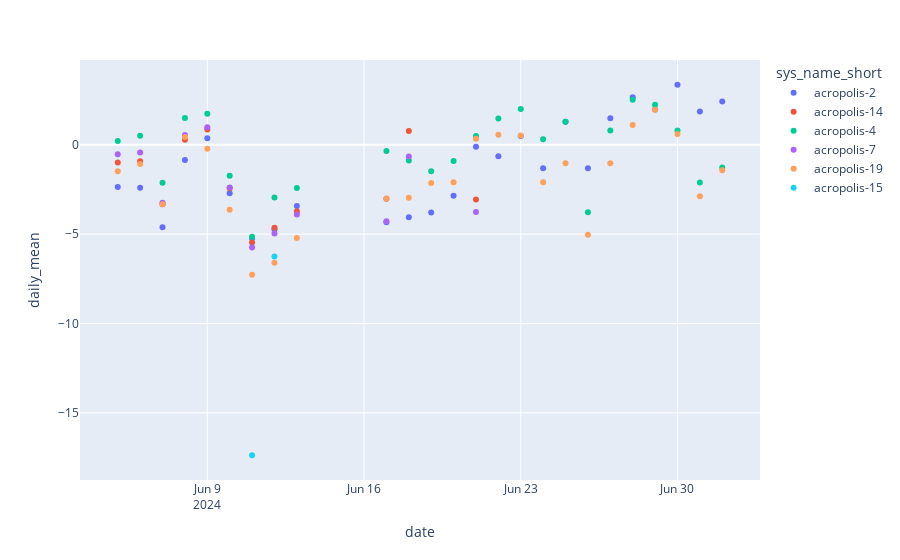
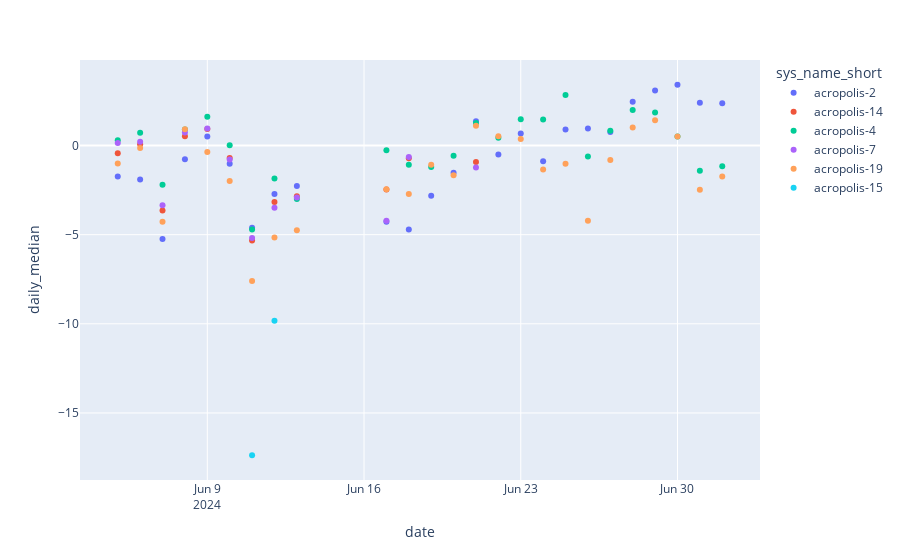

Notebook cell for these charts, in order:
### Code cell
# plot daily mean per station

df_plot = df_sbs.sort("creation_timestamp") \
    .group_by([pl.col("date"), pl.col("sys_name_short")]) \
    .agg([
        (pl.col("diff").mean()).alias("daily_mean"),
        (pl.col("diff").median()).alias("daily_median")
        ]) 
    
fig = px.scatter(df_plot, x="date", y="daily_mean", color = "sys_name_short")
fig.show()
fig = px.scatter(df_plot, x="date", y="daily_median", color = "sys_name_short")
fig.show()

### Figure 1 — Plotly figure (JSON) as saved in the notebook; plotly's stock layout.template omitted (floating-point values rounded to 4 significant figures)
{"data": [{"hovertemplate": "sys_name_short=acropolis-2<br>date=%{x}<br>daily_mean=%{y}<extra></extra>", "legendgroup": "acropolis-2", "marker": {"color": "#636efa", "symbol": "circle"}, "mode": "markers", "name": "acropolis-2", "orientation": "v", "showlegend": true, "type": "scatter", "x": ["2024-06-05T00:00:00", "2024-06-06T00:00:00", "2024-06-11T00:00:00", "2024-06-12T00:00:00", "2024-06-21T00:00:00", "2024-06-22T00:00:00", "2024-06-30T00:00:00", "2024-06-17T00:00:00", "2024-06-18T00:00:00", "2024-06-24T00:00:00", "2024-06-23T00:00:00", "2024-06-29T00:00:00", "2024-06-07T00:00:00", "2024-07-01T00:00:00", "2024-06-08T00:00:00", "2024-06-13T00:00:00", "2024-06-19T00:00:00", "2024-06-20T00:00:00", "2024-07-02T00:00:00", "2024-06-25T00:00:00", "2024-06-26T00:00:00", "2024-06-27T00:00:00", "2024-06-09T00:00:00", "2024-06-10T00:00:00", "2024-06-28T00:00:00"], "xaxis": "x", "y": [-2.36, -2.403, -5.228, -4.725, -0.1078, -0.6348, 3.362, -4.337, -4.055, -1.308, 0.5007, 1.974, -4.607, 1.868, -0.8441, -3.431, -3.786, -2.846, 2.419, 1.293, -1.304, 1.48, 0.3671, -2.711, 2.666], "yaxis": "y"}, {"hovertemplate": "sys_name_short=acropolis-14<br>date=%{x}<br>daily_mean=%{y}<extra></extra>", "legendgroup": "acropolis-14", "marker": {"color": "#EF553B", "symbol": "circle"}, "mode": "markers", "name": "acropolis-14", "orientation": "v", "showlegend": true, "type": "scatter", "x": ["2024-06-08T00:00:00", "2024-06-13T00:00:00", "2024-06-07T00:00:00", "2024-06-05T00:00:00", "2024-06-06T00:00:00", "2024-06-11T00:00:00", "2024-06-12T00:00:00", "2024-06-09T00:00:00", "2024-06-10T00:00:00", "2024-06-21T00:00:00", "2024-06-17T00:00:00", "2024-06-18T00:00:00"], "xaxis": "x", "y": [0.2845, -3.716, -3.328, -0.9861, -0.9174, -5.465, -4.642, 0.8613, -2.426, -3.058, -3.012, 0.7727], "yaxis": "y"}, {"hovertemplate": "sys_name_short=acropolis-4<br>date=%{x}<br>daily_mean=%{y}<extra></extra>", "legendgroup": "acropolis-4", "marker": {"color": "#00cc96", "symbol": "circle"}, "mode": "markers", "name": "acropolis-4", "orientation": "v", "showlegend": true, "type": "scatter", "x": ["2024-06-20T00:00:00", "2024-06-25T00:00:00", "2024-06-26T00:00:00", "2024-06-08T00:00:00", "2024-06-13T00:00:00", "2024-06-19T00:00:00", "2024-07-02T00:00:00", "2024-06-07T00:00:00", "2024-07-01T00:00:00", "2024-06-23T00:00:00", "2024-06-29T00:00:00", "2024-06-12T00:00:00", "2024-06-17T00:00:00", "2024-06-18T00:00:00", "2024-06-24T00:00:00", "2024-06-05T00:00:00", "2024-06-06T00:00:00", "2024-06-11T00:00:00", "2024-06-21T00:00:00", "2024-06-22T00:00:00", "2024-06-30T00:00:00", "2024-06-09T00:00:00", "2024-06-10T00:00:00", "2024-06-28T00:00:00", "2024-06-27T00:00:00"], "xaxis": "x", "y": [-0.8989, 1.295, -3.775, 1.496, -2.42, -1.479, -1.275, -2.125, -2.108, 2.008, 2.239, -2.953, -0.3463, -0.8729, 0.3157, 0.2152, 0.5032, -5.139, 0.498, 1.47, 0.795, 1.744, -1.731, 2.528, 0.8085], "yaxis": "y"}, {"hovertemplate": "sys_name_short=acropolis-7<br>date=%{x}<br>daily_mean=%{y}<extra></extra>", "legendgroup": "acropolis-7", "marker": {"color": "#ab63fa", "symbol": "circle"}, "mode": "markers", "name": "acropolis-7", "orientation": "v", "showlegend": true, "type": "scatter", "x": ["2024-06-07T00:00:00", "2024-06-08T00:00:00", "2024-06-13T00:00:00", "2024-06-09T00:00:00", "2024-06-05T00:00:00", "2024-06-10T00:00:00", "2024-06-21T00:00:00", "2024-06-06T00:00:00", "2024-06-11T00:00:00", "2024-06-12T00:00:00", "2024-06-17T00:00:00", "2024-06-18T00:00:00"], "xaxis": "x", "y": [-3.242, 0.5506, -3.899, 0.9879, -0.525, -2.383, -3.758, -0.4352, -5.752, -4.961, -4.279, -0.6507], "yaxis": "y"}, {"hovertemplate": "sys_name_short=acropolis-19<br>date=%{x}<br>daily_mean=%{y}<extra></extra>", "legendgroup": "acropolis-19", "marker": {"color": "#FFA15A", "symbol": "circle"}, "mode": "markers", "name": "acropolis-19", "orientation": "v", "showlegend": true, "type": "scatter", "x": ["2024-06-07T00:00:00", "2024-06-08T00:00:00", "2024-07-01T00:00:00", "2024-07-02T00:00:00", "2024-06-13T00:00:00", "2024-06-19T00:00:00", "2024-06-20T00:00:00", "2024-06-25T00:00:00", "2024-06-26T00:00:00", "2024-06-09T00:00:00", "2024-06-27T00:00:00", "2024-06-28T00:00:00", "2024-06-10T00:00:00", "2024-06-21T00:00:00", "2024-06-30T00:00:00", "2024-06-05T00:00:00", "2024-06-06T00:00:00", "2024-06-11T00:00:00", "2024-06-12T00:00:00", "2024-06-17T00:00:00", "2024-06-22T00:00:00", "2024-06-18T00:00:00", "2024-06-23T00:00:00", "2024-06-24T00:00:00", "2024-06-29T00:00:00"], "xaxis": "x", "y": [-3.327, 0.4329, -2.875, -1.424, -5.211, -2.131, -2.095, -1.029, -5.033, -0.2172, -1.035, 1.114, -3.638, 0.3432, 0.6113, -1.477, -1.076, -7.268, -6.594, -3.002, 0.5705, -2.969, 0.5238, -2.097, 1.96], "yaxis": "y"}, {"hovertemplate": "sys_name_short=acropolis-15<br>date=%{x}<br>daily_mean=%{y}<extra></extra>", "legendgroup": "acropolis-15", "marker": {"color": "#19d3f3", "symbol": "circle"}, "mode": "markers", "name": "acropolis-15", "orientation": "v", "showlegend": true, "type": "scatter", "x": ["2024-06-11T00:00:00", "2024-06-12T00:00:00"], "xaxis": "x", "y": [-17.37, -6.246], "yaxis": "y"}], "layout": {"legend": {"title": {"text": "sys_name_short"}, "tracegroupgap": 0}, "margin": {"t": 60}, "xaxis": {"anchor": "y", "domain": [0, 1], "title": {"text": "date"}}, "yaxis": {"anchor": "x", "domain": [0, 1], "title": {"text": "daily_mean"}}}}

### Figure 2 — Plotly figure (JSON) as saved in the notebook; plotly's stock layout.template omitted (floating-point values rounded to 4 significant figures)
{"data": [{"hovertemplate": "sys_name_short=acropolis-2<br>date=%{x}<br>daily_median=%{y}<extra></extra>", "legendgroup": "acropolis-2", "marker": {"color": "#636efa", "symbol": "circle"}, "mode": "markers", "name": "acropolis-2", "orientation": "v", "showlegend": true, "type": "scatter", "x": ["2024-06-05T00:00:00", "2024-06-06T00:00:00", "2024-06-11T00:00:00", "2024-06-12T00:00:00", "2024-06-21T00:00:00", "2024-06-22T00:00:00", "2024-06-30T00:00:00", "2024-06-17T00:00:00", "2024-06-18T00:00:00", "2024-06-24T00:00:00", "2024-06-23T00:00:00", "2024-06-29T00:00:00", "2024-06-07T00:00:00", "2024-07-01T00:00:00", "2024-06-08T00:00:00", "2024-06-13T00:00:00", "2024-06-19T00:00:00", "2024-06-20T00:00:00", "2024-07-02T00:00:00", "2024-06-25T00:00:00", "2024-06-26T00:00:00", "2024-06-27T00:00:00", "2024-06-09T00:00:00", "2024-06-10T00:00:00", "2024-06-28T00:00:00"], "xaxis": "x", "y": [-1.734, -1.9, -4.614, -2.725, 1.358, -0.4965, 3.41, -4.276, -4.712, -0.8831, 0.6781, 3.089, -5.24, 2.403, -0.7699, -2.27, -2.811, -1.532, 2.376, 0.8979, 0.9522, 0.759, 0.5071, -1.017, 2.45], "yaxis": "y"}, {"hovertemplate": "sys_name_short=acropolis-14<br>date=%{x}<br>daily_median=%{y}<extra></extra>", "legendgroup": "acropolis-14", "marker": {"color": "#EF553B", "symbol": "circle"}, "mode": "markers", "name": "acropolis-14", "orientation": "v", "showlegend": true, "type": "scatter", "x": ["2024-06-08T00:00:00", "2024-06-13T00:00:00", "2024-06-07T00:00:00", "2024-06-05T00:00:00", "2024-06-06T00:00:00", "2024-06-11T00:00:00", "2024-06-12T00:00:00", "2024-06-09T00:00:00", "2024-06-10T00:00:00", "2024-06-21T00:00:00", "2024-06-17T00:00:00", "2024-06-18T00:00:00"], "xaxis": "x", "y": [0.5145, -2.85, -3.641, -0.4387, 0.07692, -5.322, -3.162, 0.9263, -0.7037, -0.9229, -2.464, -0.7099], "yaxis": "y"}, {"hovertemplate": "sys_name_short=acropolis-4<br>date=%{x}<br>daily_median=%{y}<extra></extra>", "legendgroup": "acropolis-4", "marker": {"color": "#00cc96", "symbol": "circle"}, "mode": "markers", "name": "acropolis-4", "orientation": "v", "showlegend": true, "type": "scatter", "x": ["2024-06-20T00:00:00", "2024-06-25T00:00:00", "2024-06-26T00:00:00", "2024-06-08T00:00:00", "2024-06-13T00:00:00", "2024-06-19T00:00:00", "2024-07-02T00:00:00", "2024-06-07T00:00:00", "2024-07-01T00:00:00", "2024-06-23T00:00:00", "2024-06-29T00:00:00", "2024-06-12T00:00:00", "2024-06-17T00:00:00", "2024-06-18T00:00:00", "2024-06-24T00:00:00", "2024-06-05T00:00:00", "2024-06-06T00:00:00", "2024-06-11T00:00:00", "2024-06-21T00:00:00", "2024-06-22T00:00:00", "2024-06-30T00:00:00", "2024-06-09T00:00:00", "2024-06-10T00:00:00", "2024-06-28T00:00:00", "2024-06-27T00:00:00"], "xaxis": "x", "y": [-0.5674, 2.834, -0.6207, 0.8972, -2.996, -1.21, -1.162, -2.201, -1.41, 1.474, 1.86, -1.847, -0.2671, -1.076, 1.464, 0.2954, 0.7231, -4.709, 1.263, 0.4418, 0.5119, 1.609, 0.02002, 1.995, 0.8288], "yaxis": "y"}, {"hovertemplate": "sys_name_short=acropolis-7<br>date=%{x}<br>daily_median=%{y}<extra></extra>", "legendgroup": "acropolis-7", "marker": {"color": "#ab63fa", "symbol": "circle"}, "mode": "markers", "name": "acropolis-7", "orientation": "v", "showlegend": true, "type": "scatter", "x": ["2024-06-07T00:00:00", "2024-06-08T00:00:00", "2024-06-13T00:00:00", "2024-06-09T00:00:00", "2024-06-05T00:00:00", "2024-06-10T00:00:00", "2024-06-21T00:00:00", "2024-06-06T00:00:00", "2024-06-11T00:00:00", "2024-06-12T00:00:00", "2024-06-17T00:00:00", "2024-06-18T00:00:00"], "xaxis": "x", "y": [-3.353, 0.7367, -2.918, 0.9582, 0.1369, -0.7864, -1.229, 0.214, -5.187, -3.495, -4.216, -0.639], "yaxis": "y"}, {"hovertemplate": "sys_name_short=acropolis-19<br>date=%{x}<br>daily_median=%{y}<extra></extra>", "legendgroup": "acropolis-19", "marker": {"color": "#FFA15A", "symbol": "circle"}, "mode": "markers", "name": "acropolis-19", "orientation": "v", "showlegend": true, "type": "scatter", "x": ["2024-06-07T00:00:00", "2024-06-08T00:00:00", "2024-07-01T00:00:00", "2024-07-02T00:00:00", "2024-06-13T00:00:00", "2024-06-19T00:00:00", "2024-06-20T00:00:00", "2024-06-25T00:00:00", "2024-06-26T00:00:00", "2024-06-09T00:00:00", "2024-06-27T00:00:00", "2024-06-28T00:00:00", "2024-06-10T00:00:00", "2024-06-21T00:00:00", "2024-06-30T00:00:00", "2024-06-05T00:00:00", "2024-06-06T00:00:00", "2024-06-11T00:00:00", "2024-06-12T00:00:00", "2024-06-17T00:00:00", "2024-06-22T00:00:00", "2024-06-18T00:00:00", "2024-06-23T00:00:00", "2024-06-24T00:00:00", "2024-06-29T00:00:00"], "xaxis": "x", "y": [-4.277, 0.9189, -2.483, -1.733, -4.75, -1.08, -1.665, -1.022, -4.222, -0.3643, -0.8046, 1.006, -1.985, 1.107, 0.5101, -1.011, -0.1311, -7.6, -5.165, -2.451, 0.5268, -2.716, 0.3714, -1.337, 1.414], "yaxis": "y"}, {"hovertemplate": "sys_name_short=acropolis-15<br>date=%{x}<br>daily_median=%{y}<extra></extra>", "legendgroup": "acropolis-15", "marker": {"color": "#19d3f3", "symbol": "circle"}, "mode": "markers", "name": "acropolis-15", "orientation": "v", "showlegend": true, "type": "scatter", "x": ["2024-06-11T00:00:00", "2024-06-12T00:00:00"], "xaxis": "x", "y": [-17.37, -9.827], "yaxis": "y"}], "layout": {"legend": {"title": {"text": "sys_name_short"}, "tracegroupgap": 0}, "margin": {"t": 60}, "xaxis": {"anchor": "y", "domain": [0, 1], "title": {"text": "date"}}, "yaxis": {"anchor": "x", "domain": [0, 1], "title": {"text": "daily_median"}}}}
